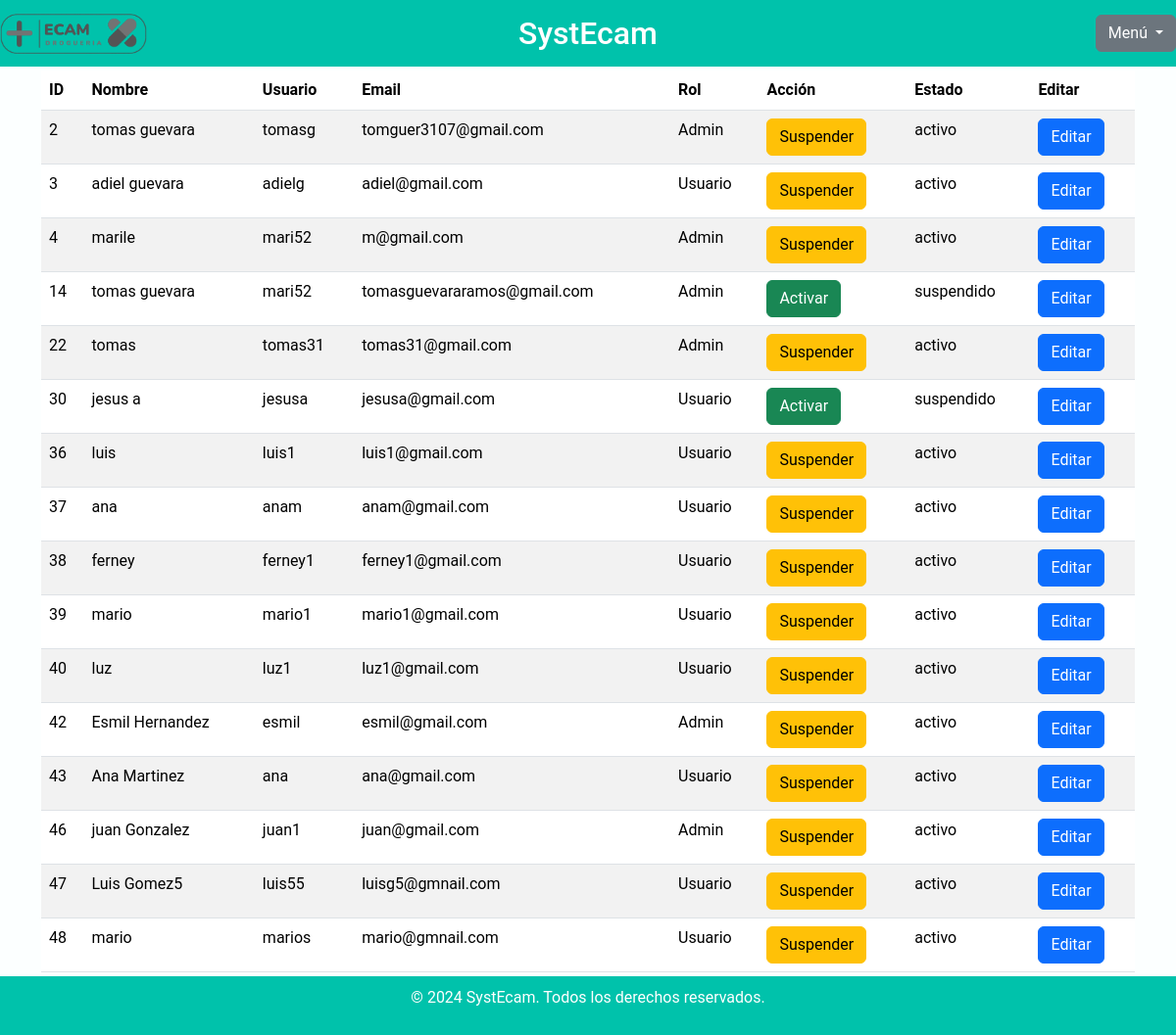
The app's page /usuarios.php (signed in), older data.
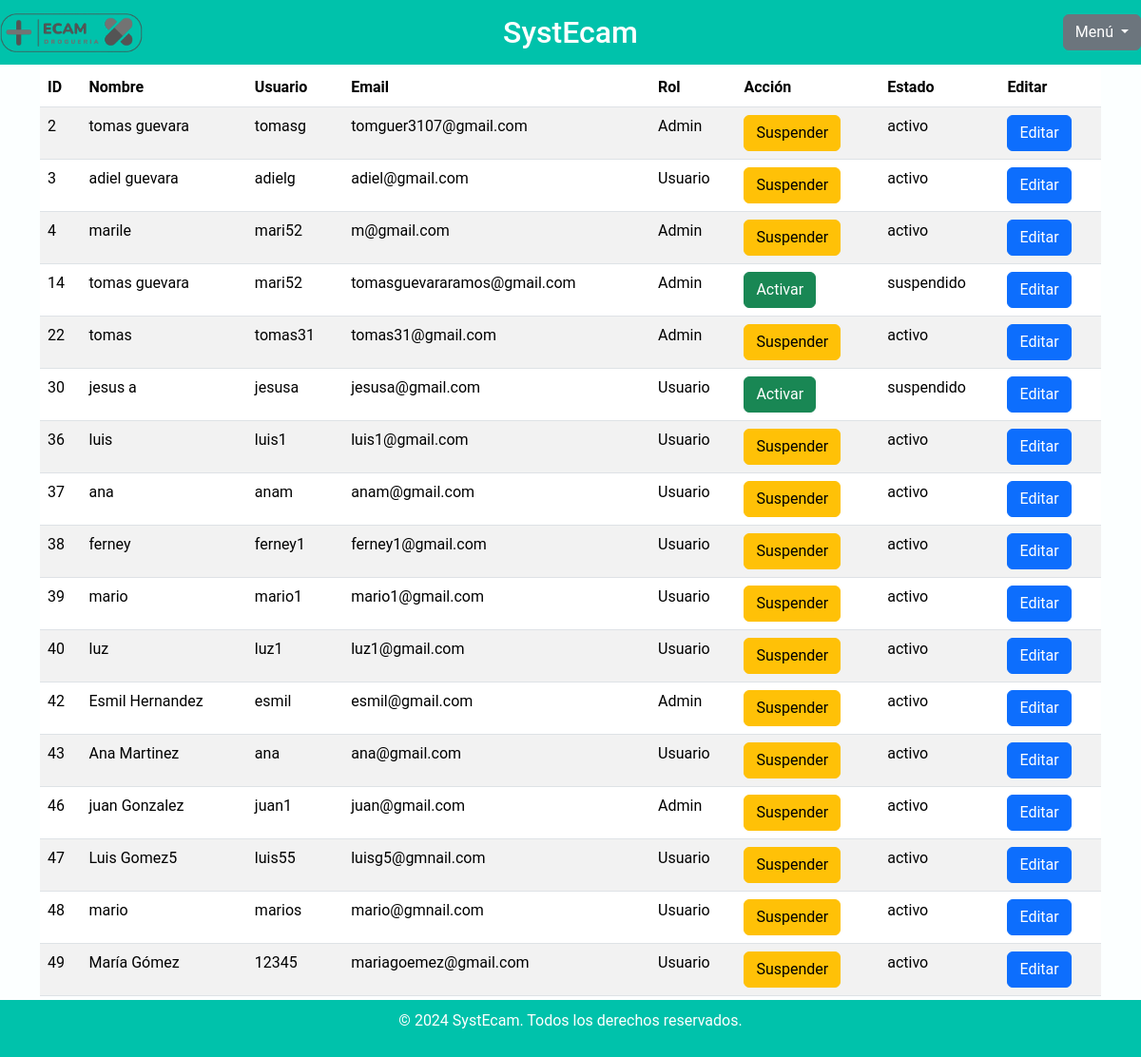
The same page, newer data.
### tables this page shows
CREATE TABLE `usuarios` (
  `id` int(45) NOT NULL,
  `nombre` varchar(45) NOT NULL,
  `usuario` varchar(45) NOT NULL,
  `email` varchar(45) NOT NULL,
  `pass` varchar(255) NOT NULL,
  `roles_id` int(45) NOT NULL,
  `estado` enum('activo','suspendido') DEFAULT 'activo'
);

### usuarios.php (the view, shortened to what this page needs)
<?php
require_once("BaseDatos/Conexion.php");
$sql = "SELECT * FROM usuarios";
$stmt = $conn->prepare($sql);
$stmt->execute();
$result = $stmt->get_result();
?>
<!DOCTYPE html>
<html lang="es">
<head>
    <link href="https://cdn.jsdelivr.net/npm/bootstrap@5.3.3/dist/css/bootstrap.min.css" rel="stylesheet">
    <link rel="stylesheet" href="css/styusuario.css">
</head>
<body>
<header>
    <div class="header-container">
        <img src="img/logo.png" alt="SystEcam" class="logo">
        <h1 class="nombre-software"><a href="modulos.php" style="text-decoration: none; color: inherit;">SystEcam</a></h1>
        <div class="dropdown" style="position: absolute; right: 0;">
            <button class="btn btn-secondary dropdown-toggle" type="button" data-bs-toggle="dropdown" aria-expanded="false">
                Menú
            </button>
        </div>
    </div>
</header>
<br><br><br>
<div class="container">
    <table class="table table-striped">
        <thead>
            <tr>
                <th>ID</th>
                <th>Nombre</th>
                <th>Usuario</th>
                <th>Email</th>
                <th>Rol</th>
                <th>Acción</th>
                <th>Estado</th>
                <th>Editar</th>
            </tr>
        </thead>
     <tbody>
    <?php
    if ($result->num_rows > 0) {
        while($fila = $result->fetch_assoc()) {
            echo "<tr>";
            echo "<td>" . htmlspecialchars($fila['id']) . "</td>";
            echo "<td>" . htmlspecialchars($fila['nombre']) . "</td>";
            echo "<td>" . htmlspecialchars($fila['usuario']) . "</td>";
            echo "<td>" . htmlspecialchars($fila['email']) . "</td>";
            echo "<td>" . ($fila['roles_id'] == 1 ? 'Admin' : 'Usuario') . "</td>";
            $estadoActual = strtolower($fila['estado']);
            echo "<td>";
            if ($estadoActual === 'activo') {
                echo "<button type='button' class='btn btn-warning' onclick=\"cambiarEstado(" . htmlspecialchars($fila['id']) . ", 'Suspendido')\">";
                echo "Suspender";
            } else {
                echo "<button type='button' class='btn btn-success' onclick=\"cambiarEstado(" . htmlspecialchars($fila['id']) . ", 'Activo')\">";
                echo "Activar";
            }
            echo "</button></td>";
            echo "<td>" . htmlspecialchars($fila['estado']) . "</td>";
            echo "<td><button type='button' class='btn btn-primary btn-edit' data-bs-toggle='modal' data-bs-target='#editModal' ";
            echo "data-id='" . htmlspecialchars($fila['id']) . "' ";
            echo "data-nombre='" . htmlspecialchars($fila['nombre']) . "' ";
            echo "data-usuario='" . htmlspecialchars($fila['usuario']) . "' ";
            echo "data-email='" . htmlspecialchars($fila['email']) . "' ";
            echo "data-rol='" . htmlspecialchars($fila['roles_id']) . "' ";
            echo "data-estado='" . htmlspecialchars($fila['estado']) . "'>";
            echo "Editar</button></td>";
            echo "</tr>";
        }
    } else {
        echo "<tr><td colspan='8'>No hay resultados</td></tr>";
    }
    ?>
</tbody>
    </table>
</div>
<br>
<br>
<footer>
    <p>&copy; 2024 SystEcam. Todos los derechos reservados.</p>
</footer>
</body>
</html>

Row changes from the older to the newer data that the page shows:
added usuarios: id "49", nombre "María Gómez", usuario "12345", email "mariagoemez@gmail.com", shows "Usuario", estado "activo"
